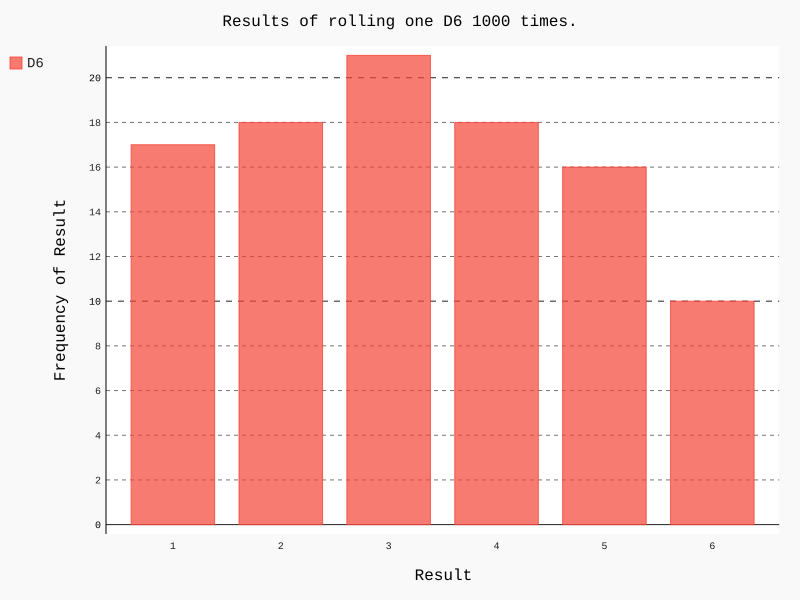

Source code (Python):
import  pygal

# from die import Die
from random import  randint

# die = Die()

class Die():
    """表示一个骰子的类"""
    def __init__(self, num_sides=6):
        """骰子默认为6面"""
        self.num_sides = num_sides
    def roll(self):
        """"返回一个位于1和骰子面数之间的随机值"""
        return randint(1, self.num_sides)




die = Die()
results = []

for roll_num in range(100):
    result = die.roll()
    results.append(result)


frequencies = []

for value in range(1, die.num_sides+1):
    frequency = results.count(value)
    frequencies.append(frequency)

hist = pygal.Bar()
hist.title = "Results of rolling one D6 1000 times."
hist.x_labels = ['1', '2', '3', '4', '5', '6']
hist.x_title = "Result"
hist.y_title = "Frequency of Result"
hist.add('D6', frequencies)
hist.render_to_file('die_visual.svg')
# 生成的svg 图在用浏览器可以打开
